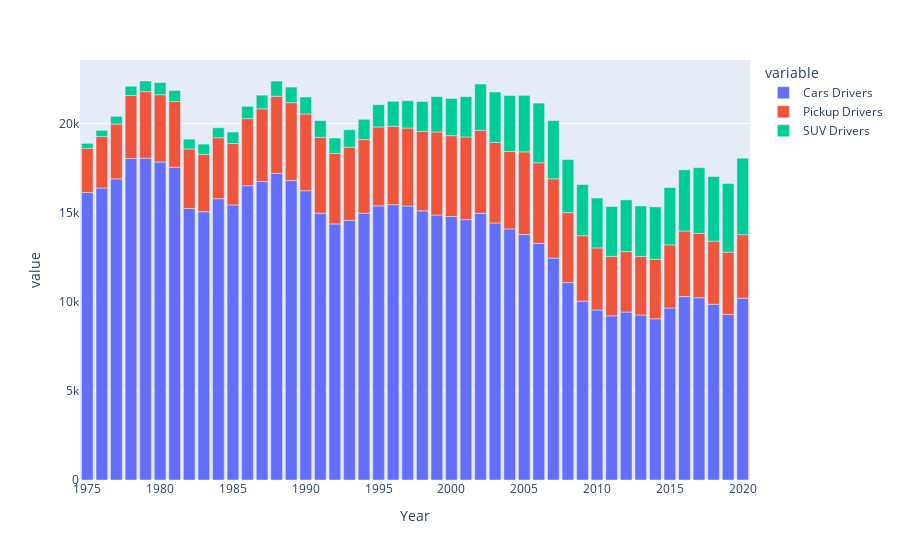

This figure's notebook cell:
### Markdown cell above
- #### <b>Bar chart - passenger vehicle <span style='background:green'>driver</span> deaths by vehicle type, 1975-2020</b>

### Code cell
fig = px.bar(drivers_df, x='Year', y=drivers_df.drop(columns=['Year']).columns)
fig.show()

### Figure 1 — Plotly figure (JSON) as saved in the notebook; plotly's stock layout.template omitted (floating-point values rounded to 4 significant figures)
{"data": [{"alignmentgroup": "True", "hovertemplate": "variable=Cars Drivers<br>Year=%{x}<br>value=%{y}<extra></extra>", "legendgroup": "Cars Drivers", "marker": {"color": "#636efa", "pattern": {"shape": ""}}, "name": "Cars Drivers", "offsetgroup": "Cars Drivers", "orientation": "v", "showlegend": true, "textposition": "auto", "type": "bar", "x": [1975, 1976, 1977, 1978, 1979, 1980, 1981, 1982, 1983, 1984, 1985, 1986, 1987, 1988, 1989, 1990, 1991, 1992, 1993, 1994, 1995, 1996, 1997, 1998, 1999, 2000, 2001, 2002, 2003, 2004, 2005, 2006, 2007, 2008, 2009, 2010, 2011, 2012, 2013, 2014, 2015, 2016, 2017, 2018, 2019, 2020], "xaxis": "x", "y": [16141, 16385, 16903, 18047, 18064, 17848, 17553, 15235, 15058, 15787, 15437, 16519, 16751, 17209, 16811, 16237, 14974, 14372, 14577, 14975, 15386, 15453, 15375, 15106, 14874, 14791, 14611, 14969, 14426, 14092, 13775, 13277, 12455, 11081, 10040, 9542, 9216, 9425, 9261, 9049, 9652, 10292, 10227, 9864, 9287, 10206], "yaxis": "y"}, {"alignmentgroup": "True", "hovertemplate": "variable=Pickup Drivers<br>Year=%{x}<br>value=%{y}<extra></extra>", "legendgroup": "Pickup Drivers", "marker": {"color": "#EF553B", "pattern": {"shape": ""}}, "name": "Pickup Drivers", "offsetgroup": "Pickup Drivers", "orientation": "v", "showlegend": true, "textposition": "auto", "type": "bar", "x": [1975, 1976, 1977, 1978, 1979, 1980, 1981, 1982, 1983, 1984, 1985, 1986, 1987, 1988, 1989, 1990, 1991, 1992, 1993, 1994, 1995, 1996, 1997, 1998, 1999, 2000, 2001, 2002, 2003, 2004, 2005, 2006, 2007, 2008, 2009, 2010, 2011, 2012, 2013, 2014, 2015, 2016, 2017, 2018, 2019, 2020], "xaxis": "x", "y": [2481, 2890, 3076, 3535, 3734, 3776, 3687, 3345, 3219, 3422, 3446, 3764, 4082, 4332, 4365, 4307, 4256, 3958, 4105, 4130, 4431, 4402, 4376, 4452, 4658, 4535, 4641, 4658, 4522, 4344, 4642, 4528, 4451, 3929, 3670, 3484, 3335, 3395, 3291, 3338, 3544, 3684, 3613, 3546, 3500, 3563], "yaxis": "y"}, {"alignmentgroup": "True", "hovertemplate": "variable=SUV Drivers<br>Year=%{x}<br>value=%{y}<extra></extra>", "legendgroup": "SUV Drivers", "marker": {"color": "#00cc96", "pattern": {"shape": ""}}, "name": "SUV Drivers", "offsetgroup": "SUV Drivers", "orientation": "v", "showlegend": true, "textposition": "auto", "type": "bar", "x": [1975, 1976, 1977, 1978, 1979, 1980, 1981, 1982, 1983, 1984, 1985, 1986, 1987, 1988, 1989, 1990, 1991, 1992, 1993, 1994, 1995, 1996, 1997, 1998, 1999, 2000, 2001, 2002, 2003, 2004, 2005, 2006, 2007, 2008, 2009, 2010, 2011, 2012, 2013, 2014, 2015, 2016, 2017, 2018, 2019, 2020], "xaxis": "x", "y": [270, 347, 434, 519, 596, 684, 623, 549, 575, 557, 645, 690, 765, 850, 877, 951, 943, 863, 977, 1140, 1248, 1399, 1537, 1686, 1986, 2086, 2265, 2599, 2829, 3139, 3171, 3347, 3269, 2975, 2872, 2801, 2802, 2903, 2828, 2941, 3216, 3432, 3688, 3629, 3852, 4290], "yaxis": "y"}], "layout": {"barmode": "relative", "legend": {"title": {"text": "variable"}, "tracegroupgap": 0}, "margin": {"t": 60}, "xaxis": {"anchor": "y", "domain": [0, 1], "title": {"text": "Year"}}, "yaxis": {"anchor": "x", "domain": [0, 1], "title": {"text": "value"}}}}
